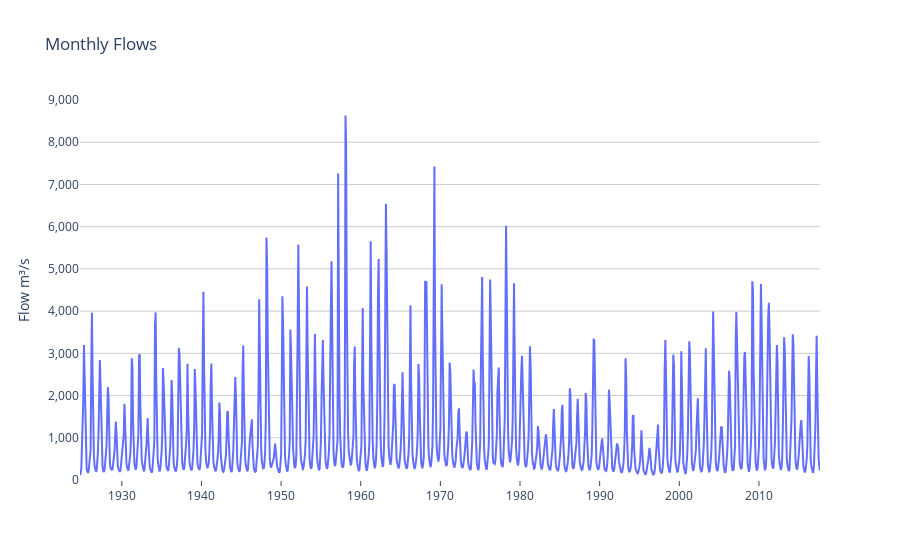

Write notebook code for a chart like this one.
### Code cell
fig = go.Figure(
    data=[
        go.Scatter(x=monthly['DateStart'], y=monthly['Flow_mean'])
         ]
)
fig.update_layout(
    title_text='Monthly Flows',
    plot_bgcolor='white',
    xaxis=dict(
        showline=False,
        showgrid=False,
        showticklabels=True,
        ticks='outside',
    ),
    yaxis=dict(
        title_text='Flow m\u00B3/s',
        range=(0,9000),
        separatethousands=True,
        gridcolor='rgb(204, 204, 204)',
    )
)
fig.show(renderer=bookRenderer)

### Figure 1 — Plotly figure (JSON) as saved in the notebook; plotly's stock layout.template omitted (floating-point values rounded to 4 significant figures; data arrays with more than 128 entries replaced by an {"elided": "..."} marker saying what was removed)
{"data": [{"type": "scatter", "x": {"elided": "1116 str values"}, "y": {"elided": "1116 float values"}}], "layout": {"autosize": true, "plot_bgcolor": "white", "title": {"text": "Monthly Flows"}, "xaxis": {"autorange": true, "range": ["1924-10-01", "2017-09-01"], "showgrid": false, "showline": false, "showticklabels": true, "ticks": "outside", "type": "date"}, "yaxis": {"gridcolor": "rgb(204, 204, 204)", "range": [0, 9000], "separatethousands": true, "title": {"text": "Flow m³/s"}, "type": "linear"}}}
